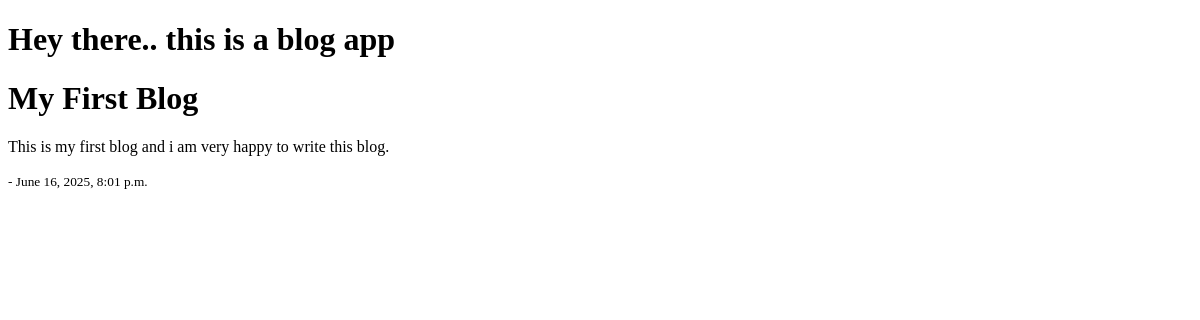
Before: /blogs/1 with the older database file.
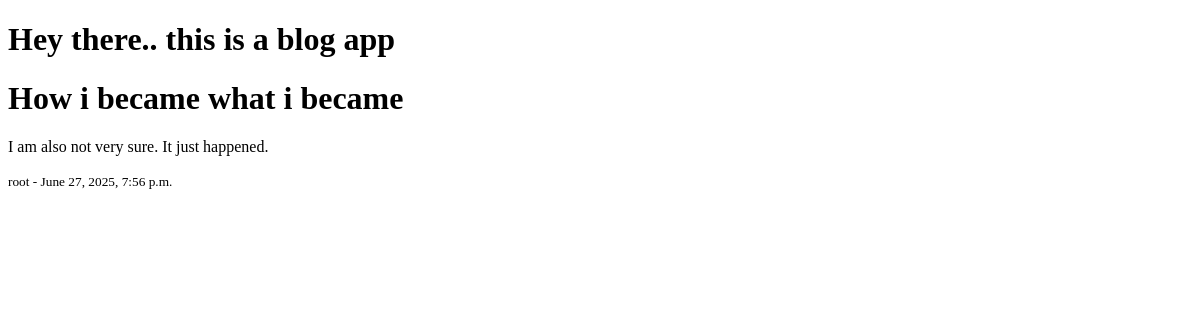
After: the same page with the newer database file.
### blog/models.py (models this page shows, shortened)
class Blog(models.Model):
	title = models.CharField(max_length=120)
	content = models.TextField()
	created_time = models.DateTimeField(auto_now_add=True)
	updated_time = models.DateTimeField(auto_now=True)
	category = models.CharField(max_length=50, null=True, blank=True)
	published = models.IntegerField(default=1)
	slug = models.SlugField(unique=True, blank=True)
	user= models.ForeignKey("users.CustomUser", on_delete=models.CASCADE)

### users/models.py (models this page shows, shortened)
class CustomUser(AbstractBaseUser, PermissionsMixin):
	email = models.EmailField(blank=True, default="", unique=True)
	name = models.CharField(max_length=255, blank=True, default="")
	slug = models.SlugField(unique=True, blank=True)
	is_active=models.BooleanField(default=True)
	is_superuser = models.BooleanField(default=False)
	is_staff = models.BooleanField(default=False)
	date_joined = models.DateTimeField(auto_now_add=True)
	last_login = models.DateTimeField(blank=True, null=True)
	objects = CustomUserManager()
	USERNAME_FIELD = 'email'
	EMAIL_FIELD = 'email'
	REQUIRED_FIELDS = []
	class Meta:
		verbose_name = "User"
		verbose_name_plural = "Users"
	"""implementing the functions that django comes with."""

### blog/views.py (the view)
# urls.py: path("<int:pk>", views.BlogDetailView.as_view(), name="BlogDetailView"),
class BlogDetailView(DetailView):
	def get(self, request, pk):
		try:
			blog = Blog.objects.get(pk=pk)
			context = {"blog":blog}
			return render(request, "blog/blogdetail.html",context)
		except:
			raise Http404()

### blog/templates/blog/blogdetail.html
{% extends "base.html" %}
{% block content %}
	<h1>{{blog.title}}</h1>
	<p>{{blog.content}}</p>
	<small>{{blog.user.name}} - {{blog.updated_time}}</small>
{% endblock %}

Changed rows visible on the page:
changed Blog: title "My First Blog" → "How i became what i became"; content "This is my first blog and i am very happy to write this blog." → "I am also not very sure. It just happened."; user.name (not shown) → "root"; updated_time "June 16, 2025, 8:01 p.m." → "June 27, 2025, 7:56 p.m."
